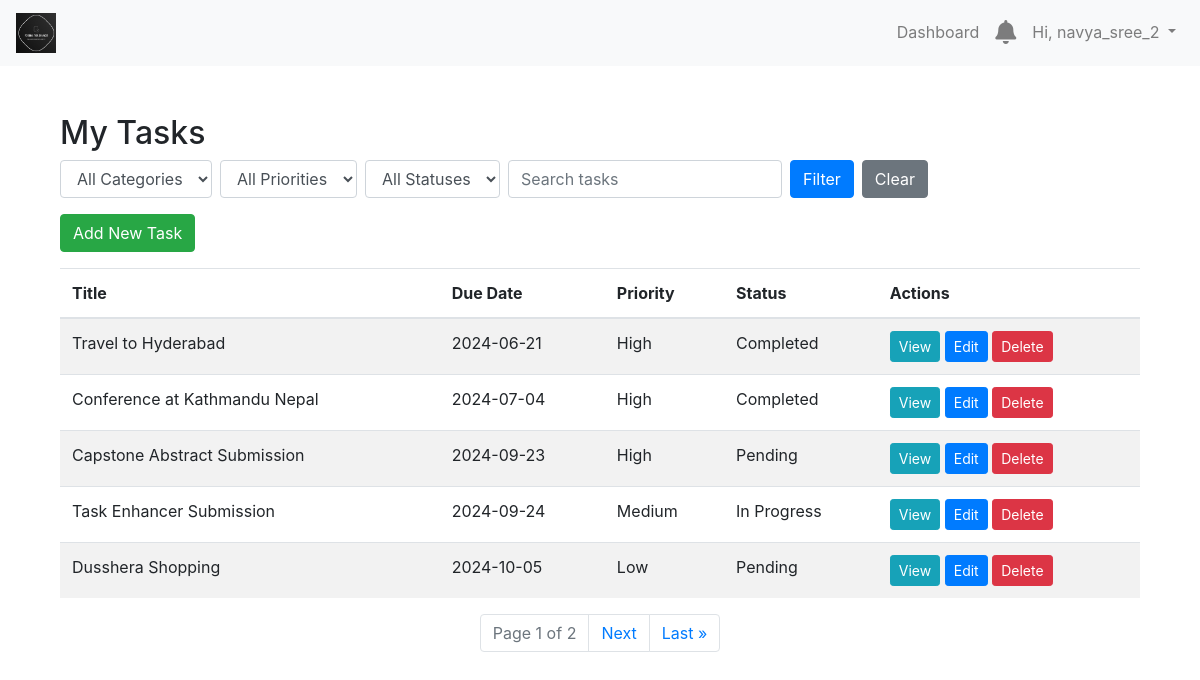
Page /tasks/ (signed in) on the earlier database version.
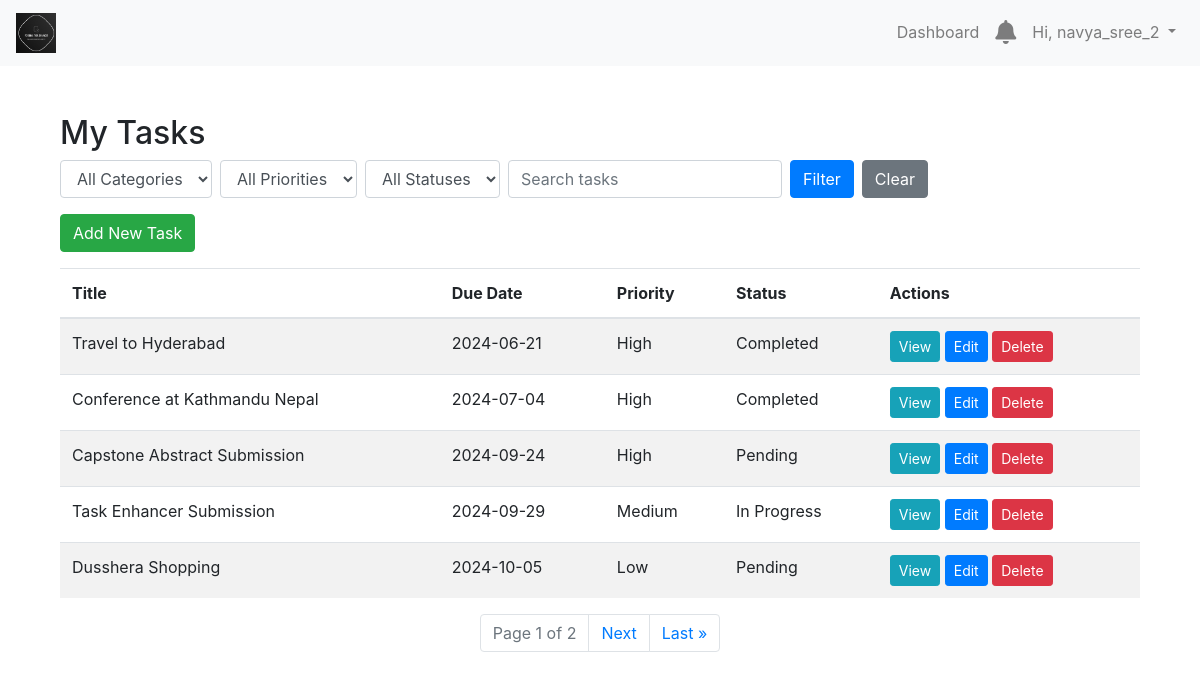
Same page on the later database version.
### tasks/models.py (models this page shows, shortened)
class Task(models.Model):
    PRIORITY_CHOICES = [
        ('L', 'Low'),
        ('M', 'Medium'),
        ('H', 'High'),
    ]
    STATUS_CHOICES = [
        ('P', 'Pending'),
        ('IP', 'In Progress'),
        ('C', 'Completed'),
    ]
    user = models.ForeignKey(User, on_delete=models.CASCADE)
    title = models.CharField(max_length=200)
    description = models.TextField(blank=True)
    due_date = models.DateField(null=True, blank=True)
    priority = models.CharField(max_length=1, choices=PRIORITY_CHOICES, default='M')
    status = models.CharField(max_length=2, choices=STATUS_CHOICES, default='P')
    category = models.ForeignKey(Category, null=True, on_delete=models.SET_NULL)
    created_at = models.DateTimeField(auto_now_add=True)
    is_completed = models.BooleanField(default=False)

### tasks/views.py (the view)
# urls.py: path('tasks/', views.task_list, name='task_list'),
@login_required
def task_list(request):
    category_id = request.GET.get('category', None)
    priority = request.GET.get('priority', None)
    status = request.GET.get('status', None)
    tasks = Task.objects.filter(user=request.user).order_by('due_date')
    if category_id:
        tasks = tasks.filter(category_id=category_id)
    if priority:
        tasks = tasks.filter(priority=priority)
    if status:
        tasks = tasks.filter(status=status)
    paginator = Paginator(tasks, 5)
    page = request.GET.get('page', 1)
    try:
        tasks = paginator.page(page)
    except PageNotAnInteger:
        tasks = paginator.page(1)
    except EmptyPage:
        tasks = paginator.page(paginator.num_pages)
    categories = Category.objects.all()
    return render(request, 'tasks/task_list.html', {
        'tasks': tasks,
        'categories': categories,
    })

### tasks/templates/tasks/task_list.html (shortened to what this page needs)
{% extends 'base.html' %}
{% block content %}
<div class="container mt-5">
    <h2>My Tasks</h2>
    <form method="GET" class="form-inline mb-3">
        <select name="category" class="form-control mr-2">
            <option value="">All Categories</option>
        </select>
        <select name="priority" class="form-control mr-2">
            <option value="">All Priorities</option>
        </select>
        <select name="status" class="form-control mr-2">
            <option value="">All Statuses</option>
        </select>
        <input type="text" name="q" class="form-control mr-2" placeholder="Search tasks" value="{{ search_query|default:'' }}">
        <button type="submit" class="btn btn-primary">Filter</button>
        <a href="{% url 'task_list' %}" class="btn btn-secondary ml-2">Clear</a>
    </form>
    <a href="{% url 'task_create' %}" class="btn btn-success mb-3">Add New Task</a>
    {% if tasks %}
        <table class="table table-striped">
            <thead>
                <tr>
                    <th>Title</th>
                    <th>Due Date</th>
                    <th>Priority</th>
                    <th>Status</th>
                    <th>Actions</th>
                </tr>
            </thead>
            <tbody>
                {% for task in tasks %}
                <tr>
                    <td>{{ task.title }}</td>
                    <td>{{ task.due_date|date:"Y-m-d" }}</td>
                    <td>{{ task.get_priority_display }}</td>
                    <td>{{ task.get_status_display }}</td>
                    <td>
                        <a href="{% url 'task_detail' task.pk %}" class="btn btn-info btn-sm">View</a>
                        <a href="{% url 'task_update' task.pk %}" class="btn btn-primary btn-sm">Edit</a>
                        <a href="{% url 'task_delete' task.pk %}" class="btn btn-danger btn-sm">Delete</a>
                    </td>
                </tr>
                {% endfor %}
            </tbody>
        </table>
        <nav aria-label="Page navigation example">
            <ul class="pagination justify-content-center">
                <li class="page-item disabled">
                    <a class="page-link" href="#">Page {{ tasks.number }} of {{ tasks.paginator.num_pages }}</a>
                </li>
                {% if tasks.has_next %}
                    <li class="page-item">
                        <a class="page-link" href="?page={{ tasks.next_page_number }}">Next</a>
                    </li>
                    <li class="page-item">
                        <a class="page-link" href="?page={{ tasks.paginator.num_pages }}">Last &raquo;</a>
                    </li>
                {% endif %}
            </ul>
        </nav>
    {% else %}
        <p>You have no tasks.</p>
    {% endif %}
</div>
{% endblock %}

Differences in the rows shown:
changed Task "Capstone Abstract Submission": due_date "2024-09-23" → "2024-09-24"
changed Task "Task Enhancer Submission": due_date "2024-09-24" → "2024-09-29"
